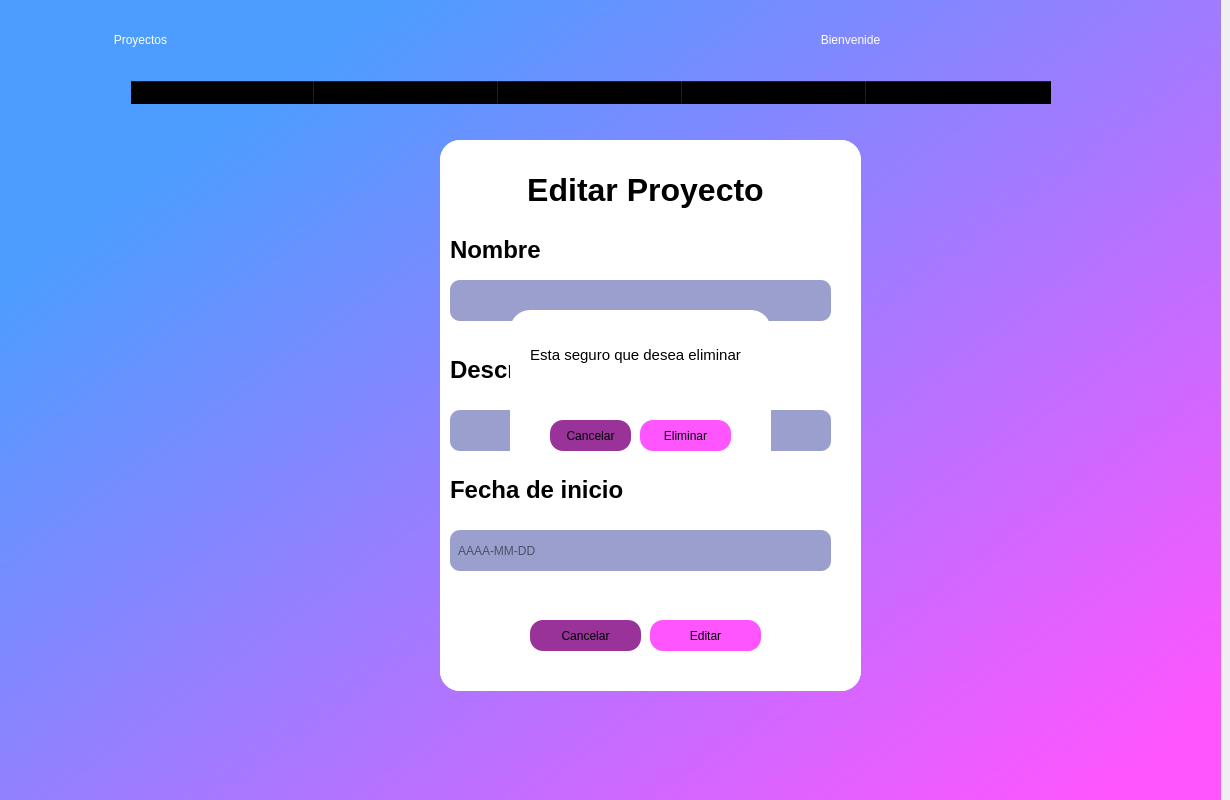
<?xml version="1.0" encoding="UTF-8"?>
<ui version="4.0">
 <class>Dialog</class>
 <widget class="QDialog" name="Dialog">
  <property name="geometry">
   <rect>
    <x>0</x>
    <y>0</y>
    <width>1230</width>
    <height>800</height>
   </rect>
  </property>
  <property name="windowTitle">
   <string>Dialog</string>
  </property>
  <widget class="QWidget" name="fondo" native="true">
   <property name="geometry">
    <rect>
     <x>-10</x>
     <y>0</y>
     <width>1231</width>
     <height>800</height>
    </rect>
   </property>
   <property name="mouseTracking">
    <bool>true</bool>
   </property>
   <property name="autoFillBackground">
    <bool>false</bool>
   </property>
   <property name="styleSheet">
    <string notr="true">background-color:qlineargradient(spread:pad, x1:0.147, y1:0.193182, x2:0.975, y2:0.925682, stop:0 rgba(76, 157, 255, 255), stop:0.997468 rgba(255, 85, 255, 255))</string>
   </property>
   <widget class="QLabel" name="label">
    <property name="geometry">
     <rect>
      <x>30</x>
      <y>0</y>
      <width>241</width>
      <height>81</height>
     </rect>
    </property>
    <property name="autoFillBackground">
     <bool>false</bool>
    </property>
    <property name="styleSheet">
     <string notr="true">font: 36pt &quot;Rockwell&quot;; color:rgb(255, 255, 255);
background-color: rgba(0,0,0,0);
border-radius:20;</string>
    </property>
    <property name="text">
     <string>&lt;html&gt;&lt;head/&gt;&lt;body&gt;&lt;p align=&quot;center&quot;&gt;Proyectos&lt;/p&gt;&lt;/body&gt;&lt;/html&gt;</string>
    </property>
    <property name="alignment">
     <set>Qt::AlignLeading|Qt::AlignLeft|Qt::AlignVCenter</set>
    </property>
   </widget>
   <widget class="QTableWidget" name="tableWidget">
    <property name="geometry">
     <rect>
      <x>140</x>
      <y>80</y>
      <width>931</width>
      <height>571</height>
     </rect>
    </property>
    <property name="styleSheet">
     <string notr="true">background-color: rgba(0,0,0,0);
font: 12pt &quot;Verdana&quot;;</string>
    </property>
    <property name="showGrid">
     <bool>true</bool>
    </property>
    <property name="wordWrap">
     <bool>true</bool>
    </property>
    <attribute name="horizontalHeaderVisible">
     <bool>true</bool>
    </attribute>
    <attribute name="horizontalHeaderDefaultSectionSize">
     <number>184</number>
    </attribute>
    <attribute name="horizontalHeaderHighlightSections">
     <bool>true</bool>
    </attribute>
    <attribute name="verticalHeaderCascadingSectionResizes">
     <bool>false</bool>
    </attribute>
    <attribute name="verticalHeaderDefaultSectionSize">
     <number>30</number>
    </attribute>
    <column>
     <property name="text">
      <string>Nombre</string>
     </property>
     <property name="font">
      <font>
       <family>Verdana</family>
       <pointsize>12</pointsize>
       <weight>75</weight>
       <bold>true</bold>
      </font>
     </property>
    </column>
    <column>
     <property name="text">
      <string>Descripcion</string>
     </property>
     <property name="font">
      <font>
       <family>Verdana</family>
       <pointsize>12</pointsize>
       <weight>75</weight>
       <bold>true</bold>
      </font>
     </property>
    </column>
    <column>
     <property name="text">
      <string>Fecha de inicio</string>
     </property>
     <property name="font">
      <font>
       <family>Verdana</family>
       <pointsize>12</pointsize>
       <weight>75</weight>
       <bold>true</bold>
      </font>
     </property>
    </column>
    <column>
     <property name="text">
      <string>Editar</string>
     </property>
     <property name="font">
      <font>
       <family>Verdana</family>
       <pointsize>12</pointsize>
       <weight>75</weight>
       <bold>true</bold>
      </font>
     </property>
    </column>
    <column>
     <property name="text">
      <string>Eliminar</string>
     </property>
     <property name="font">
      <font>
       <family>Verdana</family>
       <pointsize>12</pointsize>
       <weight>75</weight>
       <bold>true</bold>
      </font>
     </property>
    </column>
   </widget>
   <widget class="QLabel" name="name">
    <property name="geometry">
     <rect>
      <x>970</x>
      <y>20</y>
      <width>221</width>
      <height>39</height>
     </rect>
    </property>
    <property name="styleSheet">
     <string notr="true">font: 26pt &quot;Rockwell&quot;; color:rgb(255, 255, 255);
background-color: rgba(0,0,0,0);
border-radius:20;</string>
    </property>
    <property name="text">
     <string/>
    </property>
   </widget>
   <widget class="QLabel" name="label_2">
    <property name="geometry">
     <rect>
      <x>720</x>
      <y>10</y>
      <width>281</width>
      <height>61</height>
     </rect>
    </property>
    <property name="autoFillBackground">
     <bool>false</bool>
    </property>
    <property name="styleSheet">
     <string notr="true">font: 26pt &quot;Rockwell&quot;; color:rgb(255, 255, 255);
background-color: rgba(0,0,0,0);
border-radius:20;</string>
    </property>
    <property name="text">
     <string>&lt;html&gt;&lt;head/&gt;&lt;body&gt;&lt;p align=&quot;center&quot;&gt;Bienvenide&lt;/p&gt;&lt;/body&gt;&lt;/html&gt;</string>
    </property>
    <property name="alignment">
     <set>Qt::AlignLeading|Qt::AlignLeft|Qt::AlignVCenter</set>
    </property>
   </widget>
   <widget class="QWidget" name="crp" native="true">
    <property name="geometry">
     <rect>
      <x>450</x>
      <y>140</y>
      <width>421</width>
      <height>551</height>
     </rect>
    </property>
    <property name="styleSheet">
     <string notr="true">background-color: rgb(255, 255, 255);
border-bottom-left-radius: 20px;
border-bottom-right-radius:20px;
border-top-left-radius: 20px;
border-top-right-radius: 20px;</string>
    </property>
    <widget class="QLabel" name="label_3">
     <property name="geometry">
      <rect>
       <x>10</x>
       <y>20</y>
       <width>391</width>
       <height>61</height>
      </rect>
     </property>
     <property name="autoFillBackground">
      <bool>false</bool>
     </property>
     <property name="styleSheet">
      <string notr="true">color: rgb(0, 0, 0);
font: 28pt &quot;Verdana&quot;;
background-color: rgba(0,0,0,0);
border-radius:20;</string>
     </property>
     <property name="text">
      <string>&lt;html&gt;&lt;head/&gt;&lt;body&gt;&lt;p align=&quot;center&quot;&gt;&lt;span style=&quot; font-size:24pt; font-weight:600;&quot;&gt;Crear Proyecto&lt;/span&gt;&lt;/p&gt;&lt;/body&gt;&lt;/html&gt;</string>
     </property>
     <property name="alignment">
      <set>Qt::AlignLeading|Qt::AlignLeft|Qt::AlignVCenter</set>
     </property>
    </widget>
    <widget class="QLabel" name="label_4">
     <property name="geometry">
      <rect>
       <x>10</x>
       <y>80</y>
       <width>281</width>
       <height>61</height>
      </rect>
     </property>
     <property name="autoFillBackground">
      <bool>false</bool>
     </property>
     <property name="styleSheet">
      <string notr="true">color: rgb(0, 0, 0);
background-color: rgba(0,0,0,0);
border-radius:20;
font: 75 16pt &quot;Verdana&quot;;</string>
     </property>
     <property name="text">
      <string>&lt;html&gt;&lt;head/&gt;&lt;body&gt;&lt;p&gt;&lt;span style=&quot; font-size:18pt; font-weight:600;&quot;&gt;Nombre&lt;/span&gt;&lt;/p&gt;&lt;/body&gt;&lt;/html&gt;</string>
     </property>
     <property name="alignment">
      <set>Qt::AlignLeading|Qt::AlignLeft|Qt::AlignVCenter</set>
     </property>
    </widget>
    <widget class="QPushButton" name="cancelarbtn">
     <property name="geometry">
      <rect>
       <x>90</x>
       <y>480</y>
       <width>111</width>
       <height>31</height>
      </rect>
     </property>
     <property name="styleSheet">
      <string notr="true">background-color: rgb(153, 51, 153);
border-radius:13px;</string>
     </property>
     <property name="text">
      <string>Cancelar</string>
     </property>
    </widget>
    <widget class="QLabel" name="label_6">
     <property name="geometry">
      <rect>
       <x>10</x>
       <y>200</y>
       <width>281</width>
       <height>61</height>
      </rect>
     </property>
     <property name="autoFillBackground">
      <bool>false</bool>
     </property>
     <property name="styleSheet">
      <string notr="true">color: rgb(0, 0, 0);
background-color: rgba(0,0,0,0);
border-radius:20;
font: 75 16pt &quot;Verdana&quot;;</string>
     </property>
     <property name="text">
      <string>&lt;html&gt;&lt;head/&gt;&lt;body&gt;&lt;p&gt;&lt;span style=&quot; font-size:18pt; font-weight:600;&quot;&gt;Descripcion&lt;/span&gt;&lt;/p&gt;&lt;/body&gt;&lt;/html&gt;</string>
     </property>
     <property name="alignment">
      <set>Qt::AlignLeading|Qt::AlignLeft|Qt::AlignVCenter</set>
     </property>
    </widget>
    <widget class="QLabel" name="label_5">
     <property name="geometry">
      <rect>
       <x>10</x>
       <y>320</y>
       <width>281</width>
       <height>61</height>
      </rect>
     </property>
     <property name="autoFillBackground">
      <bool>false</bool>
     </property>
     <property name="styleSheet">
      <string notr="true">color: rgb(0, 0, 0);
background-color: rgba(0,0,0,0);
border-radius:20;
font: 75 16pt &quot;Verdana&quot;;</string>
     </property>
     <property name="text">
      <string>&lt;html&gt;&lt;head/&gt;&lt;body&gt;&lt;p&gt;&lt;span style=&quot; font-size:18pt; font-weight:600;&quot;&gt;Fecha de inicio&lt;/span&gt;&lt;/p&gt;&lt;/body&gt;&lt;/html&gt;</string>
     </property>
     <property name="alignment">
      <set>Qt::AlignLeading|Qt::AlignLeft|Qt::AlignVCenter</set>
     </property>
    </widget>
    <widget class="QLineEdit" name="nom">
     <property name="geometry">
      <rect>
       <x>10</x>
       <y>140</y>
       <width>381</width>
       <height>41</height>
      </rect>
     </property>
     <property name="styleSheet">
      <string notr="true">background-color: rgb(155, 159, 206);
border-radius:10px;
font: 12pt &quot;Verdana&quot;;</string>
     </property>
    </widget>
    <widget class="QLineEdit" name="des">
     <property name="geometry">
      <rect>
       <x>10</x>
       <y>270</y>
       <width>381</width>
       <height>41</height>
      </rect>
     </property>
     <property name="styleSheet">
      <string notr="true">background-color: rgb(155, 159, 206);
border-radius:10px;
font: 12pt &quot;Verdana&quot;;</string>
     </property>
    </widget>
    <widget class="QLineEdit" name="fech">
     <property name="geometry">
      <rect>
       <x>10</x>
       <y>390</y>
       <width>381</width>
       <height>41</height>
      </rect>
     </property>
     <property name="styleSheet">
      <string notr="true">background-color: rgb(155, 159, 206);
border-radius:10px;
font: 12pt &quot;Verdana&quot;;</string>
     </property>
     <property name="inputMask">
      <string/>
     </property>
     <property name="text">
      <string/>
     </property>
     <property name="placeholderText">
      <string>  AAAA-MM-DD</string>
     </property>
    </widget>
    <widget class="QPushButton" name="crearbtn">
     <property name="geometry">
      <rect>
       <x>210</x>
       <y>480</y>
       <width>111</width>
       <height>31</height>
      </rect>
     </property>
     <property name="styleSheet">
      <string notr="true">background-color:rgb(255, 85, 255);
border-radius:13px;</string>
     </property>
     <property name="text">
      <string>Crear</string>
     </property>
    </widget>
    <widget class="QWidget" name="crp_2" native="true">
     <property name="geometry">
      <rect>
       <x>0</x>
       <y>0</y>
       <width>421</width>
       <height>551</height>
      </rect>
     </property>
     <property name="styleSheet">
      <string notr="true">background-color: rgb(255, 255, 255);
border-bottom-left-radius: 20px;
border-bottom-right-radius:20px;
border-top-left-radius: 20px;
border-top-right-radius: 20px;</string>
     </property>
     <widget class="QLabel" name="label_8">
      <property name="geometry">
       <rect>
        <x>10</x>
        <y>20</y>
        <width>391</width>
        <height>61</height>
       </rect>
      </property>
      <property name="autoFillBackground">
       <bool>false</bool>
      </property>
      <property name="styleSheet">
       <string notr="true">color: rgb(0, 0, 0);
font: 28pt &quot;Verdana&quot;;
background-color: rgba(0,0,0,0);
border-radius:20;</string>
      </property>
      <property name="text">
       <string>&lt;html&gt;&lt;head/&gt;&lt;body&gt;&lt;p align=&quot;center&quot;&gt;&lt;span style=&quot; font-size:24pt; font-weight:600;&quot;&gt;Editar Proyecto&lt;/span&gt;&lt;/p&gt;&lt;/body&gt;&lt;/html&gt;</string>
      </property>
      <property name="alignment">
       <set>Qt::AlignLeading|Qt::AlignLeft|Qt::AlignVCenter</set>
      </property>
     </widget>
     <widget class="QLabel" name="label_9">
      <property name="geometry">
       <rect>
        <x>10</x>
        <y>80</y>
        <width>281</width>
        <height>61</height>
       </rect>
      </property>
      <property name="autoFillBackground">
       <bool>false</bool>
      </property>
      <property name="styleSheet">
       <string notr="true">color: rgb(0, 0, 0);
background-color: rgba(0,0,0,0);
border-radius:20;
font: 75 16pt &quot;Verdana&quot;;</string>
      </property>
      <property name="text">
       <string>&lt;html&gt;&lt;head/&gt;&lt;body&gt;&lt;p&gt;&lt;span style=&quot; font-size:18pt; font-weight:600;&quot;&gt;Nombre&lt;/span&gt;&lt;/p&gt;&lt;/body&gt;&lt;/html&gt;</string>
      </property>
      <property name="alignment">
       <set>Qt::AlignLeading|Qt::AlignLeft|Qt::AlignVCenter</set>
      </property>
     </widget>
     <widget class="QPushButton" name="cancelarbtn_3">
      <property name="geometry">
       <rect>
        <x>90</x>
        <y>480</y>
        <width>111</width>
        <height>31</height>
       </rect>
      </property>
      <property name="styleSheet">
       <string notr="true">background-color: rgb(153, 51, 153);
border-radius:13px;</string>
      </property>
      <property name="text">
       <string>Cancelar</string>
      </property>
     </widget>
     <widget class="QLabel" name="label_10">
      <property name="geometry">
       <rect>
        <x>10</x>
        <y>200</y>
        <width>281</width>
        <height>61</height>
       </rect>
      </property>
      <property name="autoFillBackground">
       <bool>false</bool>
      </property>
      <property name="styleSheet">
       <string notr="true">color: rgb(0, 0, 0);
background-color: rgba(0,0,0,0);
border-radius:20;
font: 75 16pt &quot;Verdana&quot;;</string>
      </property>
      <property name="text">
       <string>&lt;html&gt;&lt;head/&gt;&lt;body&gt;&lt;p&gt;&lt;span style=&quot; font-size:18pt; font-weight:600;&quot;&gt;Descripcion&lt;/span&gt;&lt;/p&gt;&lt;/body&gt;&lt;/html&gt;</string>
      </property>
      <property name="alignment">
       <set>Qt::AlignLeading|Qt::AlignLeft|Qt::AlignVCenter</set>
      </property>
     </widget>
     <widget class="QLabel" name="label_11">
      <property name="geometry">
       <rect>
        <x>10</x>
        <y>320</y>
        <width>281</width>
        <height>61</height>
       </rect>
      </property>
      <property name="autoFillBackground">
       <bool>false</bool>
      </property>
      <property name="styleSheet">
       <string notr="true">color: rgb(0, 0, 0);
background-color: rgba(0,0,0,0);
border-radius:20;
font: 75 16pt &quot;Verdana&quot;;</string>
      </property>
      <property name="text">
       <string>&lt;html&gt;&lt;head/&gt;&lt;body&gt;&lt;p&gt;&lt;span style=&quot; font-size:18pt; font-weight:600;&quot;&gt;Fecha de inicio&lt;/span&gt;&lt;/p&gt;&lt;/body&gt;&lt;/html&gt;</string>
      </property>
      <property name="alignment">
       <set>Qt::AlignLeading|Qt::AlignLeft|Qt::AlignVCenter</set>
      </property>
     </widget>
     <widget class="QLineEdit" name="nom_2">
      <property name="geometry">
       <rect>
        <x>10</x>
        <y>140</y>
        <width>381</width>
        <height>41</height>
       </rect>
      </property>
      <property name="styleSheet">
       <string notr="true">background-color: rgb(155, 159, 206);
border-radius:10px;
font: 12pt &quot;Verdana&quot;;</string>
      </property>
     </widget>
     <widget class="QLineEdit" name="des_2">
      <property name="geometry">
       <rect>
        <x>10</x>
        <y>270</y>
        <width>381</width>
        <height>41</height>
       </rect>
      </property>
      <property name="styleSheet">
       <string notr="true">background-color: rgb(155, 159, 206);
border-radius:10px;
font: 12pt &quot;Verdana&quot;;</string>
      </property>
     </widget>
     <widget class="QLineEdit" name="fech_2">
      <property name="geometry">
       <rect>
        <x>10</x>
        <y>390</y>
        <width>381</width>
        <height>41</height>
       </rect>
      </property>
      <property name="styleSheet">
       <string notr="true">background-color: rgb(155, 159, 206);
border-radius:10px;
font: 12pt &quot;Verdana&quot;;</string>
      </property>
      <property name="inputMask">
       <string/>
      </property>
      <property name="text">
       <string/>
      </property>
      <property name="placeholderText">
       <string>  AAAA-MM-DD</string>
      </property>
     </widget>
     <widget class="QPushButton" name="editarbtn">
      <property name="geometry">
       <rect>
        <x>210</x>
        <y>480</y>
        <width>111</width>
        <height>31</height>
       </rect>
      </property>
      <property name="styleSheet">
       <string notr="true">background-color:rgb(255, 85, 255);
border-radius:13px;</string>
      </property>
      <property name="text">
       <string>Editar</string>
      </property>
     </widget>
     <widget class="QWidget" name="eliminar" native="true">
      <property name="geometry">
       <rect>
        <x>70</x>
        <y>170</y>
        <width>261</width>
        <height>161</height>
       </rect>
      </property>
      <property name="styleSheet">
       <string notr="true">background-color: rgb(255, 255, 255);
border-bottom-left-radius: 20px;
border-bottom-right-radius:20px;
border-top-left-radius: 20px;
border-top-right-radius: 20px;</string>
      </property>
      <widget class="QLabel" name="label_7">
       <property name="geometry">
        <rect>
         <x>0</x>
         <y>10</y>
         <width>251</width>
         <height>71</height>
        </rect>
       </property>
       <property name="autoFillBackground">
        <bool>false</bool>
       </property>
       <property name="styleSheet">
        <string notr="true">color: rgb(0, 0, 0);
font: 18pt &quot;Verdana&quot;;
background-color: rgba(0,0,0,0);
border-radius:20;</string>
       </property>
       <property name="text">
        <string>&lt;html&gt;&lt;head/&gt;&lt;body&gt;&lt;p align=&quot;center&quot;&gt;&lt;span style=&quot; font-size:11pt;&quot;&gt;Esta seguro que desea eliminar&lt;/span&gt;&lt;/p&gt;&lt;/body&gt;&lt;/html&gt;</string>
       </property>
       <property name="alignment">
        <set>Qt::AlignLeading|Qt::AlignLeft|Qt::AlignVCenter</set>
       </property>
      </widget>
      <widget class="QLabel" name="nom_proy">
       <property name="geometry">
        <rect>
         <x>10</x>
         <y>70</y>
         <width>241</width>
         <height>41</height>
        </rect>
       </property>
       <property name="text">
        <string/>
       </property>
      </widget>
      <widget class="QPushButton" name="cancelarbtn_2">
       <property name="geometry">
        <rect>
         <x>40</x>
         <y>110</y>
         <width>81</width>
         <height>31</height>
        </rect>
       </property>
       <property name="styleSheet">
        <string notr="true">background-color: rgb(153, 51, 153);
border-radius:13px;</string>
       </property>
       <property name="text">
        <string>Cancelar</string>
       </property>
      </widget>
      <widget class="QPushButton" name="eliminarbtn">
       <property name="geometry">
        <rect>
         <x>130</x>
         <y>110</y>
         <width>91</width>
         <height>31</height>
        </rect>
       </property>
       <property name="styleSheet">
        <string notr="true">background-color:rgb(255, 85, 255);
border-radius:13px;</string>
       </property>
       <property name="text">
        <string>Eliminar</string>
       </property>
      </widget>
     </widget>
    </widget>
   </widget>
  </widget>
 </widget>
 <resources/>
 <connections/>
</ui>
